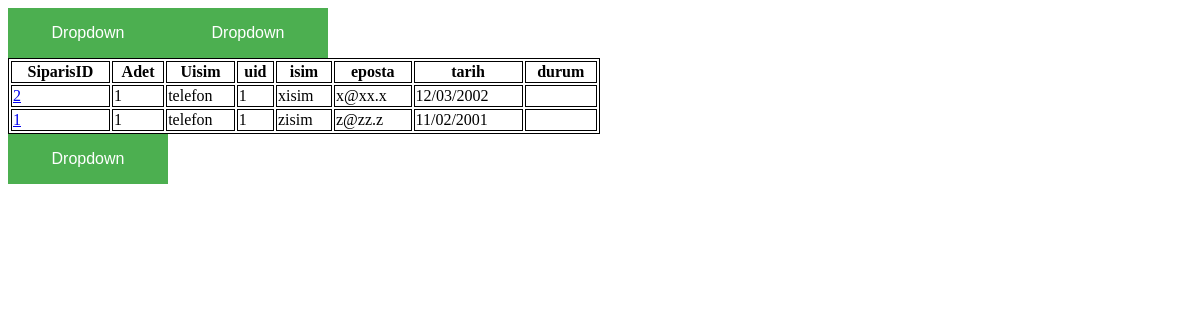
/adminpanelisitesayfasıdenemeleri/index.php, run on the app's committed database.
### tables this page shows
CREATE TABLE `siparis` (
  `siprarisid` int(11) NOT NULL,
  `kid` int(11) DEFAULT NULL,
  `sid` int(11) DEFAULT NULL,
  `tarih` varchar(10) DEFAULT NULL,
  `durum` int(2) DEFAULT NULL,
  `adet` int(11) DEFAULT NULL
);

CREATE TABLE `urun` (
  `uid` int(11) NOT NULL,
  `uisim` varchar(25) DEFAULT NULL,
  `umarka` varchar(16) NOT NULL,
  `kategori_id` int(11) DEFAULT NULL,
  `hakkinda` varchar(255) DEFAULT NULL,
  `resim` varchar(50) DEFAULT NULL
);

CREATE TABLE `kullanici` (
  `id` int(11) NOT NULL,
  `eposta` varchar(50) NOT NULL,
  `sifre` varchar(16) NOT NULL,
  `isim` varchar(10) DEFAULT NULL,
  `yas` int(11) DEFAULT NULL,
  `adres` varchar(255) NOT NULL
);

### adminpanelisitesayfasıdenemeleri/veritabanibaglantisi.php (called while the page is built, shortened)
<?php
	include 'baglanti.php';
	$sql = "select durum from durum ";
	$result=$baglan->query($sql);
 ?>

### adminpanelisitesayfasıdenemeleri/index.php (the view, shortened to what this page needs)
<!DOCTYPE html>
<html>
<head>
</head>
<body>
  <?php
    include 'dropdown.php';
    ?>
	<table style="width:50%">
  <tr>
    <th>SiparisID</th>
    <th>Adet</th>
    <th>Uisim</th>
    <th>uid</th>
    <th>isim</th>
    <th>eposta</th>
    <th>tarih</th>
    <th>durum</th>
  </tr>
  <?php
    include 'baglanti.php';
    $sql = "select s.siprarisid, s.adet, u.uisim,u.uid,k.isim,k.eposta,s.tarih,s.durum from siparis as s, magaza as m, satis as sat, kullanici as k,urun as u where (s.sid=sat.satisid and m.magazaid=sat.mid and s.kid=k.id and sat.uid=u.uid) and m.magazaid=1 order by durum";
    $result=$baglan->query($sql);
     if ($result->num_rows > 0) {
      while ($oku=$result->fetch_assoc()) {
        echo "<tr>";
        echo "<td><a href='#'>".$oku["siprarisid"]."</td><td>".$oku["adet"]."</td><td>".$oku["uisim"]."</td><td>".$oku["uid"]."</td><td>".$oku["isim"]."</td><td>".$oku["eposta"]."</td><td>".$oku["tarih"]."</td><td>".tekrar()."</a></td>";
        echo "</tr>";
      }
    }else{
      echo "KAYIT YOK LAN MQ SEN MENİMLE DALGA Mİ GEÇİYİN";
    }
  ?>
</table>
</body>
</html>

### adminpanelisitesayfasıdenemeleri/dropdown.php (shortened to what this page needs)
<?php
function tekrar(){
	echo "<div class='dropdown'>";
  	echo "<button class='dropbtn'>Dropdown</button>";
    include 'veritabanibaglantisi.php';
	echo "</div>";
}
?>

### adminpanelisitesayfasıdenemeleri/dropdownstyle.php (style rules this page uses)
.dropbtn { background-color: #4CAF50; color: white; padding: 16px; font-size: 16px; border: none; cursor: pointer; min-width: 160px; }
.dropdown { position: relative; display: inline-block; }

### adminpanelisitesayfasıdenemeleri/index.php (style rules this page uses)
table, th, td { border: 1px solid black; }
td { width: auto; height: auto; }

### data on the page
siparis: siprarisid "2", adet "1", urun.uisim "telefon", urun.uid "1", kid.isim "xisim", kid.eposta "x@xx.x", tarih "12/03/2002"
siparis: siprarisid "1", adet "1", urun.uisim "telefon", urun.uid "1", kid.isim "zisim", kid.eposta "z@zz.z", tarih "11/02/2001"
